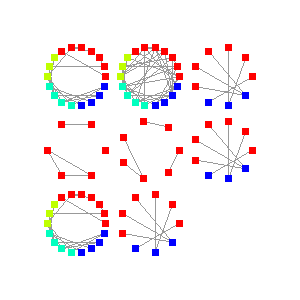

Python code for this plot:
#!/usr/bin/env python
# Demonstrate vtkTableToGraph with multiple link configurations on author data.

import vtkmodules.vtkInteractionStyle  # noqa: F401
import vtkmodules.vtkRenderingFreeType  # noqa: F401
import vtkmodules.vtkRenderingOpenGL2  # noqa: F401

import os

from vtkmodules.vtkCommonCore import vtkBitArray, vtkIntArray, vtkPoints, vtkStringArray
from vtkmodules.vtkCommonDataModel import (
    vtkDataObject,
    vtkMutableUndirectedGraph,
    vtkTable,
    vtkUndirectedGraph,
)
from vtkmodules.vtkFiltersCore import vtkGlyph3D
from vtkmodules.vtkFiltersSources import vtkGlyphSource2D, vtkGraphToPolyData
from vtkmodules.vtkInfovisCore import (
    vtkMergeTables,
    vtkStringToCategory,
    vtkTableToGraph,
)
from vtkmodules.vtkInfovisLayout import (
    vtkCircularLayoutStrategy,
    vtkGraphLayout,
)
from vtkmodules.vtkIOInfovis import vtkDelimitedTextReader
from vtkmodules.vtkRenderingCore import (
    vtkActor,
    vtkPolyDataMapper,
    vtkRenderWindow,
    vtkRenderWindowInteractor,
    vtkRenderer,
)

data_dir = os.environ.get("VPE_DATA_DIR", os.path.dirname(os.path.abspath(__file__)))

# Read edge table from CSV.
reader = vtkDelimitedTextReader()
reader.SetFileName(os.path.join(data_dir, "authors-tabletographtest.csv"))
reader.SetHaveHeaders(True)

# Person table.
person_table = vtkTable()
name_arr = vtkStringArray()
name_arr.SetName("name")
pet_arr = vtkStringArray()
pet_arr.SetName("pet")
for name, pet in [("Biff", "cat"), ("Bob", "bird"), ("Baz", "dog"),
                  ("Bippity", "lizard"), ("Boppity", "chinchilla"), ("Boo", "rabbit")]:
    name_arr.InsertNextValue(name)
    pet_arr.InsertNextValue(pet)
person_table.AddColumn(name_arr)
person_table.AddColumn(pet_arr)

# Organization table.
org_table = vtkTable()
org_name_arr = vtkStringArray()
org_name_arr.SetName("name")
size_arr = vtkIntArray()
size_arr.SetName("size")
for org_name, size in [("NASA", 10000), ("Bob's Supermarket", 100), ("Oil Changes 'R' Us", 20)]:
    org_name_arr.InsertNextValue(org_name)
    size_arr.InsertNextValue(size)
org_table.AddColumn(org_name_arr)
org_table.AddColumn(size_arr)

# Merge tables.
merge = vtkMergeTables()
merge.SetInputData(0, person_table)
merge.SetFirstTablePrefix("person.")
merge.SetInputData(1, org_table)
merge.SetSecondTablePrefix("organization.")
merge.MergeColumnsByNameOff()
merge.PrefixAllButMergedOn()

# Table to graph with various configurations.
table_to_graph = vtkTableToGraph()
table_to_graph.SetInputConnection(0, reader.GetOutputPort())

# --- Pipeline 0: Path configuration (offset 0, 0) ---
table_to_graph.ClearLinkVertices()
table_to_graph.AddLinkVertex("Author", "person")
table_to_graph.AddLinkVertex("Boss", "person")
table_to_graph.AddLinkVertex("Affiliation", "organization")
table_to_graph.AddLinkVertex("Alma Mater", "school")
table_to_graph.AddLinkVertex("Categories", "interest")
table_to_graph.AddLinkEdge("Author", "Boss")
table_to_graph.AddLinkEdge("Boss", "Affiliation")
table_to_graph.AddLinkEdge("Affiliation", "Alma Mater")
table_to_graph.AddLinkEdge("Alma Mater", "Categories")

category_0 = vtkStringToCategory()
category_0.SetInputConnection(table_to_graph.GetOutputPort())
category_0.SetInputArrayToProcess(0, 0, 0, vtkDataObject.FIELD_ASSOCIATION_VERTICES, "domain")
category_0.Update()
graph_0 = vtkUndirectedGraph()
graph_0.DeepCopy(vtkUndirectedGraph.SafeDownCast(category_0.GetOutput()))
layout_0 = vtkGraphLayout()
layout_0.SetInputData(graph_0)
circular_layout_strategy_0 = vtkCircularLayoutStrategy()
layout_0.SetLayoutStrategy(circular_layout_strategy_0)
graph_to_poly_0 = vtkGraphToPolyData()
graph_to_poly_0.SetInputConnection(layout_0.GetOutputPort())
glyph_source_0 = vtkGlyphSource2D()
glyph_source_0.SetGlyphTypeToVertex()
vertex_glyph_0 = vtkGlyph3D()
vertex_glyph_0.SetInputConnection(0, graph_to_poly_0.GetOutputPort())
vertex_glyph_0.SetInputConnection(1, glyph_source_0.GetOutputPort())

vertex_mapper_0 = vtkPolyDataMapper()
vertex_mapper_0.SetInputConnection(vertex_glyph_0.GetOutputPort())
vertex_mapper_0.SetScalarModeToUsePointFieldData()
vertex_mapper_0.SelectColorArray("category")
range_0 = graph_0.GetVertexData().GetArray("category").GetRange()
vertex_mapper_0.SetScalarRange(range_0[0], range_0[1])

vertex_actor_0 = vtkActor()
vertex_actor_0.SetMapper(vertex_mapper_0)
vertex_actor_0.GetProperty().SetPointSize(7.0)
vertex_actor_0.GetProperty().SetColor(0.7, 0.7, 0.7)
vertex_actor_0.SetPosition(0, 0, 0.001)

edge_mapper_0 = vtkPolyDataMapper()
edge_mapper_0.SetInputConnection(graph_to_poly_0.GetOutputPort())
edge_mapper_0.ScalarVisibilityOff()

edge_actor_0 = vtkActor()
edge_actor_0.SetMapper(edge_mapper_0)
edge_actor_0.GetProperty().SetColor(0.6, 0.6, 0.6)
edge_actor_0.SetPosition(0, 0, 0)

# --- Pipeline 1: Star configuration (offset 2.5, 0) ---
table_to_graph.ClearLinkVertices()
table_to_graph.AddLinkVertex("Author", "person")
table_to_graph.AddLinkVertex("Boss", "person")
table_to_graph.AddLinkVertex("Affiliation", "organization")
table_to_graph.AddLinkVertex("Alma Mater", "school")
table_to_graph.AddLinkVertex("Categories", "interest")
table_to_graph.AddLinkEdge("Author", "Boss")
table_to_graph.AddLinkEdge("Author", "Affiliation")
table_to_graph.AddLinkEdge("Author", "Alma Mater")
table_to_graph.AddLinkEdge("Author", "Categories")

category_1 = vtkStringToCategory()
category_1.SetInputConnection(table_to_graph.GetOutputPort())
category_1.SetInputArrayToProcess(0, 0, 0, vtkDataObject.FIELD_ASSOCIATION_VERTICES, "domain")
category_1.Update()
graph_1 = vtkUndirectedGraph()
graph_1.DeepCopy(vtkUndirectedGraph.SafeDownCast(category_1.GetOutput()))
layout_1 = vtkGraphLayout()
layout_1.SetInputData(graph_1)
circular_layout_strategy_1 = vtkCircularLayoutStrategy()
layout_1.SetLayoutStrategy(circular_layout_strategy_1)
graph_to_poly_1 = vtkGraphToPolyData()
graph_to_poly_1.SetInputConnection(layout_1.GetOutputPort())
glyph_source_1 = vtkGlyphSource2D()
glyph_source_1.SetGlyphTypeToVertex()
vertex_glyph_1 = vtkGlyph3D()
vertex_glyph_1.SetInputConnection(0, graph_to_poly_1.GetOutputPort())
vertex_glyph_1.SetInputConnection(1, glyph_source_1.GetOutputPort())

vertex_mapper_1 = vtkPolyDataMapper()
vertex_mapper_1.SetInputConnection(vertex_glyph_1.GetOutputPort())
vertex_mapper_1.SetScalarModeToUsePointFieldData()
vertex_mapper_1.SelectColorArray("category")
range_1 = graph_1.GetVertexData().GetArray("category").GetRange()
vertex_mapper_1.SetScalarRange(range_1[0], range_1[1])

vertex_actor_1 = vtkActor()
vertex_actor_1.SetMapper(vertex_mapper_1)
vertex_actor_1.GetProperty().SetPointSize(7.0)
vertex_actor_1.GetProperty().SetColor(0.7, 0.7, 0.7)
vertex_actor_1.SetPosition(2.5, 0, 0.001)

edge_mapper_1 = vtkPolyDataMapper()
edge_mapper_1.SetInputConnection(graph_to_poly_1.GetOutputPort())
edge_mapper_1.ScalarVisibilityOff()

edge_actor_1 = vtkActor()
edge_actor_1.SetMapper(edge_mapper_1)
edge_actor_1.GetProperty().SetColor(0.6, 0.6, 0.6)
edge_actor_1.SetPosition(2.5, 0, 0)

# --- Pipeline 2: Affiliation (offset 5.0, 0) ---
table_to_graph.ClearLinkVertices()
table_to_graph.AddLinkVertex("Author", "person")
table_to_graph.AddLinkVertex("Affiliation", "organization")
table_to_graph.AddLinkEdge("Author", "Affiliation")

category_2 = vtkStringToCategory()
category_2.SetInputConnection(table_to_graph.GetOutputPort())
category_2.SetInputArrayToProcess(0, 0, 0, vtkDataObject.FIELD_ASSOCIATION_VERTICES, "domain")
category_2.Update()
graph_2 = vtkUndirectedGraph()
graph_2.DeepCopy(vtkUndirectedGraph.SafeDownCast(category_2.GetOutput()))
layout_2 = vtkGraphLayout()
layout_2.SetInputData(graph_2)
circular_layout_strategy_2 = vtkCircularLayoutStrategy()
layout_2.SetLayoutStrategy(circular_layout_strategy_2)
graph_to_poly_2 = vtkGraphToPolyData()
graph_to_poly_2.SetInputConnection(layout_2.GetOutputPort())
glyph_source_2 = vtkGlyphSource2D()
glyph_source_2.SetGlyphTypeToVertex()
vertex_glyph_2 = vtkGlyph3D()
vertex_glyph_2.SetInputConnection(0, graph_to_poly_2.GetOutputPort())
vertex_glyph_2.SetInputConnection(1, glyph_source_2.GetOutputPort())

vertex_mapper_2 = vtkPolyDataMapper()
vertex_mapper_2.SetInputConnection(vertex_glyph_2.GetOutputPort())
vertex_mapper_2.SetScalarModeToUsePointFieldData()
vertex_mapper_2.SelectColorArray("category")
range_2 = graph_2.GetVertexData().GetArray("category").GetRange()
vertex_mapper_2.SetScalarRange(range_2[0], range_2[1])

vertex_actor_2 = vtkActor()
vertex_actor_2.SetMapper(vertex_mapper_2)
vertex_actor_2.GetProperty().SetPointSize(7.0)
vertex_actor_2.GetProperty().SetColor(0.7, 0.7, 0.7)
vertex_actor_2.SetPosition(5.0, 0, 0.001)

edge_mapper_2 = vtkPolyDataMapper()
edge_mapper_2.SetInputConnection(graph_to_poly_2.GetOutputPort())
edge_mapper_2.ScalarVisibilityOff()

edge_actor_2 = vtkActor()
edge_actor_2.SetMapper(edge_mapper_2)
edge_actor_2.GetProperty().SetColor(0.6, 0.6, 0.6)
edge_actor_2.SetPosition(5.0, 0, 0)

# --- Pipeline 3: Group by affiliation (offset 0, -2.5) ---
table_to_graph.ClearLinkVertices()
table_to_graph.AddLinkVertex("Author", "person", 0)
table_to_graph.AddLinkVertex("Affiliation", "organization", 1)
table_to_graph.AddLinkEdge("Author", "Affiliation")
table_to_graph.AddLinkEdge("Affiliation", "Author")

category_3 = vtkStringToCategory()
category_3.SetInputConnection(table_to_graph.GetOutputPort())
category_3.SetInputArrayToProcess(0, 0, 0, vtkDataObject.FIELD_ASSOCIATION_VERTICES, "domain")
category_3.Update()
graph_3 = vtkUndirectedGraph()
graph_3.DeepCopy(vtkUndirectedGraph.SafeDownCast(category_3.GetOutput()))
layout_3 = vtkGraphLayout()
layout_3.SetInputData(graph_3)
circular_layout_strategy_3 = vtkCircularLayoutStrategy()
layout_3.SetLayoutStrategy(circular_layout_strategy_3)
graph_to_poly_3 = vtkGraphToPolyData()
graph_to_poly_3.SetInputConnection(layout_3.GetOutputPort())
glyph_source_3 = vtkGlyphSource2D()
glyph_source_3.SetGlyphTypeToVertex()
vertex_glyph_3 = vtkGlyph3D()
vertex_glyph_3.SetInputConnection(0, graph_to_poly_3.GetOutputPort())
vertex_glyph_3.SetInputConnection(1, glyph_source_3.GetOutputPort())

vertex_mapper_3 = vtkPolyDataMapper()
vertex_mapper_3.SetInputConnection(vertex_glyph_3.GetOutputPort())
vertex_mapper_3.SetScalarModeToUsePointFieldData()
vertex_mapper_3.SelectColorArray("category")
range_3 = graph_3.GetVertexData().GetArray("category").GetRange()
vertex_mapper_3.SetScalarRange(range_3[0], range_3[1])

vertex_actor_3 = vtkActor()
vertex_actor_3.SetMapper(vertex_mapper_3)
vertex_actor_3.GetProperty().SetPointSize(7.0)
vertex_actor_3.GetProperty().SetColor(0.7, 0.7, 0.7)
vertex_actor_3.SetPosition(0, -2.5, 0.001)

edge_mapper_3 = vtkPolyDataMapper()
edge_mapper_3.SetInputConnection(graph_to_poly_3.GetOutputPort())
edge_mapper_3.ScalarVisibilityOff()

edge_actor_3 = vtkActor()
edge_actor_3.SetMapper(edge_mapper_3)
edge_actor_3.GetProperty().SetColor(0.6, 0.6, 0.6)
edge_actor_3.SetPosition(0, -2.5, 0)

# --- Pipeline 4: Boss (offset 2.5, -2.5) ---
table_to_graph.ClearLinkVertices()
table_to_graph.AddLinkVertex("Author", "person")
table_to_graph.AddLinkVertex("Boss", "person")
table_to_graph.AddLinkEdge("Author", "Boss")

category_4 = vtkStringToCategory()
category_4.SetInputConnection(table_to_graph.GetOutputPort())
category_4.SetInputArrayToProcess(0, 0, 0, vtkDataObject.FIELD_ASSOCIATION_VERTICES, "domain")
category_4.Update()
graph_4 = vtkUndirectedGraph()
graph_4.DeepCopy(vtkUndirectedGraph.SafeDownCast(category_4.GetOutput()))
layout_4 = vtkGraphLayout()
layout_4.SetInputData(graph_4)
circular_layout_strategy_4 = vtkCircularLayoutStrategy()
layout_4.SetLayoutStrategy(circular_layout_strategy_4)
graph_to_poly_4 = vtkGraphToPolyData()
graph_to_poly_4.SetInputConnection(layout_4.GetOutputPort())
glyph_source_4 = vtkGlyphSource2D()
glyph_source_4.SetGlyphTypeToVertex()
vertex_glyph_4 = vtkGlyph3D()
vertex_glyph_4.SetInputConnection(0, graph_to_poly_4.GetOutputPort())
vertex_glyph_4.SetInputConnection(1, glyph_source_4.GetOutputPort())

vertex_mapper_4 = vtkPolyDataMapper()
vertex_mapper_4.SetInputConnection(vertex_glyph_4.GetOutputPort())
vertex_mapper_4.SetScalarModeToUsePointFieldData()
vertex_mapper_4.SelectColorArray("category")
range_4 = graph_4.GetVertexData().GetArray("category").GetRange()
vertex_mapper_4.SetScalarRange(range_4[0], range_4[1])

vertex_actor_4 = vtkActor()
vertex_actor_4.SetMapper(vertex_mapper_4)
vertex_actor_4.GetProperty().SetPointSize(7.0)
vertex_actor_4.GetProperty().SetColor(0.7, 0.7, 0.7)
vertex_actor_4.SetPosition(2.5, -2.5, 0.001)

edge_mapper_4 = vtkPolyDataMapper()
edge_mapper_4.SetInputConnection(graph_to_poly_4.GetOutputPort())
edge_mapper_4.ScalarVisibilityOff()

edge_actor_4 = vtkActor()
edge_actor_4.SetMapper(edge_mapper_4)
edge_actor_4.GetProperty().SetColor(0.6, 0.6, 0.6)
edge_actor_4.SetPosition(2.5, -2.5, 0)

# --- Pipeline 5: Boss in different domain (offset 5.0, -2.5) ---
table_to_graph.ClearLinkVertices()
table_to_graph.AddLinkVertex("Author", "person")
table_to_graph.AddLinkVertex("Boss", "boss")
table_to_graph.AddLinkEdge("Author", "Boss")

category_5 = vtkStringToCategory()
category_5.SetInputConnection(table_to_graph.GetOutputPort())
category_5.SetInputArrayToProcess(0, 0, 0, vtkDataObject.FIELD_ASSOCIATION_VERTICES, "domain")
category_5.Update()
graph_5 = vtkUndirectedGraph()
graph_5.DeepCopy(vtkUndirectedGraph.SafeDownCast(category_5.GetOutput()))
layout_5 = vtkGraphLayout()
layout_5.SetInputData(graph_5)
circular_layout_strategy_5 = vtkCircularLayoutStrategy()
layout_5.SetLayoutStrategy(circular_layout_strategy_5)
graph_to_poly_5 = vtkGraphToPolyData()
graph_to_poly_5.SetInputConnection(layout_5.GetOutputPort())
glyph_source_5 = vtkGlyphSource2D()
glyph_source_5.SetGlyphTypeToVertex()
vertex_glyph_5 = vtkGlyph3D()
vertex_glyph_5.SetInputConnection(0, graph_to_poly_5.GetOutputPort())
vertex_glyph_5.SetInputConnection(1, glyph_source_5.GetOutputPort())

vertex_mapper_5 = vtkPolyDataMapper()
vertex_mapper_5.SetInputConnection(vertex_glyph_5.GetOutputPort())
vertex_mapper_5.SetScalarModeToUsePointFieldData()
vertex_mapper_5.SelectColorArray("category")
range_5 = graph_5.GetVertexData().GetArray("category").GetRange()
vertex_mapper_5.SetScalarRange(range_5[0], range_5[1])

vertex_actor_5 = vtkActor()
vertex_actor_5.SetMapper(vertex_mapper_5)
vertex_actor_5.GetProperty().SetPointSize(7.0)
vertex_actor_5.GetProperty().SetColor(0.7, 0.7, 0.7)
vertex_actor_5.SetPosition(5.0, -2.5, 0.001)

edge_mapper_5 = vtkPolyDataMapper()
edge_mapper_5.SetInputConnection(graph_to_poly_5.GetOutputPort())
edge_mapper_5.ScalarVisibilityOff()

edge_actor_5 = vtkActor()
edge_actor_5.SetMapper(edge_mapper_5)
edge_actor_5.GetProperty().SetColor(0.6, 0.6, 0.6)
edge_actor_5.SetPosition(5.0, -2.5, 0)

# --- Pipeline 6: Column path linking (offset 0, -5.0) ---
table_to_graph.ClearLinkVertices()
path_column = vtkStringArray()
path_domain = vtkStringArray()
path_hidden = vtkBitArray()
for col_name in ["Author", "Boss", "Affiliation", "Alma Mater", "Categories"]:
    path_column.InsertNextValue(col_name)
    path_hidden.InsertNextValue(0)
path_domain.DeepCopy(path_column)
path_domain.SetValue(0, "person")
path_domain.SetValue(1, "person")
table_to_graph.LinkColumnPath(path_column, path_domain, path_hidden)

category_6 = vtkStringToCategory()
category_6.SetInputConnection(table_to_graph.GetOutputPort())
category_6.SetInputArrayToProcess(0, 0, 0, vtkDataObject.FIELD_ASSOCIATION_VERTICES, "domain")
category_6.Update()
graph_6 = vtkUndirectedGraph()
graph_6.DeepCopy(vtkUndirectedGraph.SafeDownCast(category_6.GetOutput()))
layout_6 = vtkGraphLayout()
layout_6.SetInputData(graph_6)
circular_layout_strategy_6 = vtkCircularLayoutStrategy()
layout_6.SetLayoutStrategy(circular_layout_strategy_6)
graph_to_poly_6 = vtkGraphToPolyData()
graph_to_poly_6.SetInputConnection(layout_6.GetOutputPort())
glyph_source_6 = vtkGlyphSource2D()
glyph_source_6.SetGlyphTypeToVertex()
vertex_glyph_6 = vtkGlyph3D()
vertex_glyph_6.SetInputConnection(0, graph_to_poly_6.GetOutputPort())
vertex_glyph_6.SetInputConnection(1, glyph_source_6.GetOutputPort())

vertex_mapper_6 = vtkPolyDataMapper()
vertex_mapper_6.SetInputConnection(vertex_glyph_6.GetOutputPort())
vertex_mapper_6.SetScalarModeToUsePointFieldData()
vertex_mapper_6.SelectColorArray("category")
range_6 = graph_6.GetVertexData().GetArray("category").GetRange()
vertex_mapper_6.SetScalarRange(range_6[0], range_6[1])

vertex_actor_6 = vtkActor()
vertex_actor_6.SetMapper(vertex_mapper_6)
vertex_actor_6.GetProperty().SetPointSize(7.0)
vertex_actor_6.GetProperty().SetColor(0.7, 0.7, 0.7)
vertex_actor_6.SetPosition(0, -5.0, 0.001)

edge_mapper_6 = vtkPolyDataMapper()
edge_mapper_6.SetInputConnection(graph_to_poly_6.GetOutputPort())
edge_mapper_6.ScalarVisibilityOff()

edge_actor_6 = vtkActor()
edge_actor_6.SetMapper(edge_mapper_6)
edge_actor_6.GetProperty().SetColor(0.6, 0.6, 0.6)
edge_actor_6.SetPosition(0, -5.0, 0)

# --- Pipeline 7: Vertex table (offset 2.5, -5.0) ---
table_to_graph.SetInputConnection(1, merge.GetOutputPort())
table_to_graph.ClearLinkVertices()
table_to_graph.AddLinkVertex("Author", "person.name", 0)
table_to_graph.AddLinkVertex("Affiliation", "organization.name", 0)
table_to_graph.AddLinkEdge("Author", "Affiliation")

category_7 = vtkStringToCategory()
category_7.SetInputConnection(table_to_graph.GetOutputPort())
category_7.SetInputArrayToProcess(0, 0, 0, vtkDataObject.FIELD_ASSOCIATION_VERTICES, "domain")
category_7.Update()
graph_7 = vtkUndirectedGraph()
graph_7.DeepCopy(vtkUndirectedGraph.SafeDownCast(category_7.GetOutput()))
layout_7 = vtkGraphLayout()
layout_7.SetInputData(graph_7)
circular_layout_strategy_7 = vtkCircularLayoutStrategy()
layout_7.SetLayoutStrategy(circular_layout_strategy_7)
graph_to_poly_7 = vtkGraphToPolyData()
graph_to_poly_7.SetInputConnection(layout_7.GetOutputPort())
glyph_source_7 = vtkGlyphSource2D()
glyph_source_7.SetGlyphTypeToVertex()
vertex_glyph_7 = vtkGlyph3D()
vertex_glyph_7.SetInputConnection(0, graph_to_poly_7.GetOutputPort())
vertex_glyph_7.SetInputConnection(1, glyph_source_7.GetOutputPort())

vertex_mapper_7 = vtkPolyDataMapper()
vertex_mapper_7.SetInputConnection(vertex_glyph_7.GetOutputPort())
vertex_mapper_7.SetScalarModeToUsePointFieldData()
vertex_mapper_7.SelectColorArray("category")
range_7 = graph_7.GetVertexData().GetArray("category").GetRange()
vertex_mapper_7.SetScalarRange(range_7[0], range_7[1])

vertex_actor_7 = vtkActor()
vertex_actor_7.SetMapper(vertex_mapper_7)
vertex_actor_7.GetProperty().SetPointSize(7.0)
vertex_actor_7.GetProperty().SetColor(0.7, 0.7, 0.7)
vertex_actor_7.SetPosition(2.5, -5.0, 0.001)

edge_mapper_7 = vtkPolyDataMapper()
edge_mapper_7.SetInputConnection(graph_to_poly_7.GetOutputPort())
edge_mapper_7.ScalarVisibilityOff()

edge_actor_7 = vtkActor()
edge_actor_7.SetMapper(edge_mapper_7)
edge_actor_7.GetProperty().SetColor(0.6, 0.6, 0.6)
edge_actor_7.SetPosition(2.5, -5.0, 0)

# Renderer
renderer = vtkRenderer()
renderer.AddActor(vertex_actor_0)
renderer.AddActor(edge_actor_0)
renderer.AddActor(vertex_actor_1)
renderer.AddActor(edge_actor_1)
renderer.AddActor(vertex_actor_2)
renderer.AddActor(edge_actor_2)
renderer.AddActor(vertex_actor_3)
renderer.AddActor(edge_actor_3)
renderer.AddActor(vertex_actor_4)
renderer.AddActor(edge_actor_4)
renderer.AddActor(vertex_actor_5)
renderer.AddActor(edge_actor_5)
renderer.AddActor(vertex_actor_6)
renderer.AddActor(edge_actor_6)
renderer.AddActor(vertex_actor_7)
renderer.AddActor(edge_actor_7)
renderer.SetBackground(1, 1, 1)

# Render window
render_window = vtkRenderWindow()
render_window.AddRenderer(renderer)
render_window.SetWindowName("table to graph")

# Scene
renderer.ResetCamera()

# Interactor
interactor = vtkRenderWindowInteractor()
interactor.SetRenderWindow(render_window)

interactor.Initialize()
interactor.Start()
